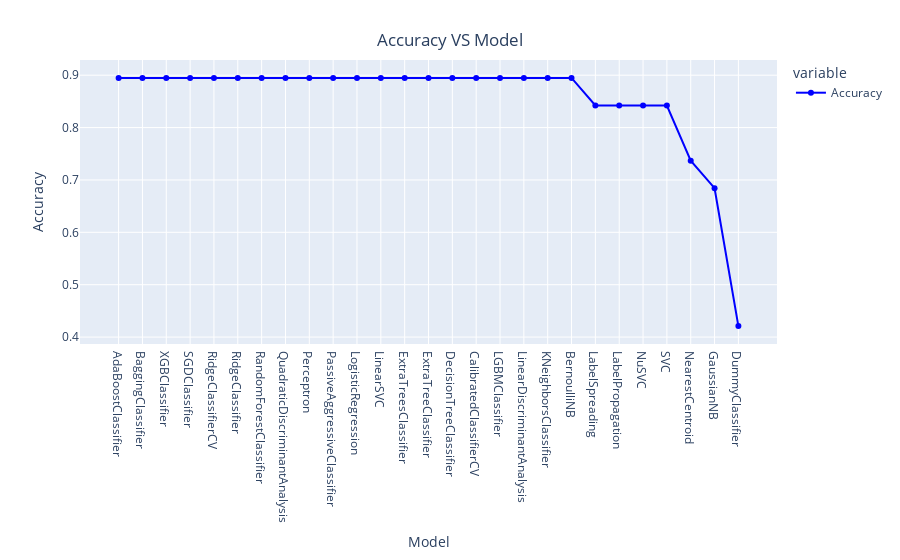

The notebook cell saved with this chart:
### Code cell
# Visualization for Accuracy VS Model

line = px.line(data_frame = models, y = ["Accuracy"], markers = True)
line.update_xaxes(title = "Model",
                 rangeslider_visible = False)
line.update_yaxes(title = "Accuracy")
line.update_traces(line_color = "blue")
line.update_layout(showlegend = True,
                  title = {
                      'text' : 'Accuracy VS Model',
                      'y' : 0.94,
                      'x' : 0.5,
                      'xanchor' : 'center',
                      'yanchor' : 'top'})
line.show()

### Figure 1 — Plotly figure (JSON) as saved in the notebook; plotly's stock layout.template omitted (floating-point values rounded to 4 significant figures)
{"data": [{"hovertemplate": "variable=Accuracy<br>Model=%{x}<br>value=%{y}<extra></extra>", "legendgroup": "Accuracy", "line": {"color": "blue", "dash": "solid"}, "marker": {"symbol": "circle"}, "mode": "markers+lines", "name": "Accuracy", "orientation": "v", "showlegend": true, "type": "scatter", "x": ["AdaBoostClassifier", "BaggingClassifier", "XGBClassifier", "SGDClassifier", "RidgeClassifierCV", "RidgeClassifier", "RandomForestClassifier", "QuadraticDiscriminantAnalysis", "Perceptron", "PassiveAggressiveClassifier", "LogisticRegression", "LinearSVC", "ExtraTreesClassifier", "ExtraTreeClassifier", "DecisionTreeClassifier", "CalibratedClassifierCV", "LGBMClassifier", "LinearDiscriminantAnalysis", "KNeighborsClassifier", "BernoulliNB", "LabelSpreading", "LabelPropagation", "NuSVC", "SVC", "NearestCentroid", "GaussianNB", "DummyClassifier"], "xaxis": "x", "y": [0.8947, 0.8947, 0.8947, 0.8947, 0.8947, 0.8947, 0.8947, 0.8947, 0.8947, 0.8947, 0.8947, 0.8947, 0.8947, 0.8947, 0.8947, 0.8947, 0.8947, 0.8947, 0.8947, 0.8947, 0.8421, 0.8421, 0.8421, 0.8421, 0.7368, 0.6842, 0.4211], "yaxis": "y"}], "layout": {"legend": {"title": {"text": "variable"}, "tracegroupgap": 0}, "margin": {"t": 60}, "showlegend": true, "title": {"text": "Accuracy VS Model", "x": 0.5, "xanchor": "center", "y": 0.94, "yanchor": "top"}, "xaxis": {"anchor": "y", "domain": [0, 1], "rangeslider": {"visible": false}, "title": {"text": "Model"}}, "yaxis": {"anchor": "x", "domain": [0, 1], "title": {"text": "Accuracy"}}}}
